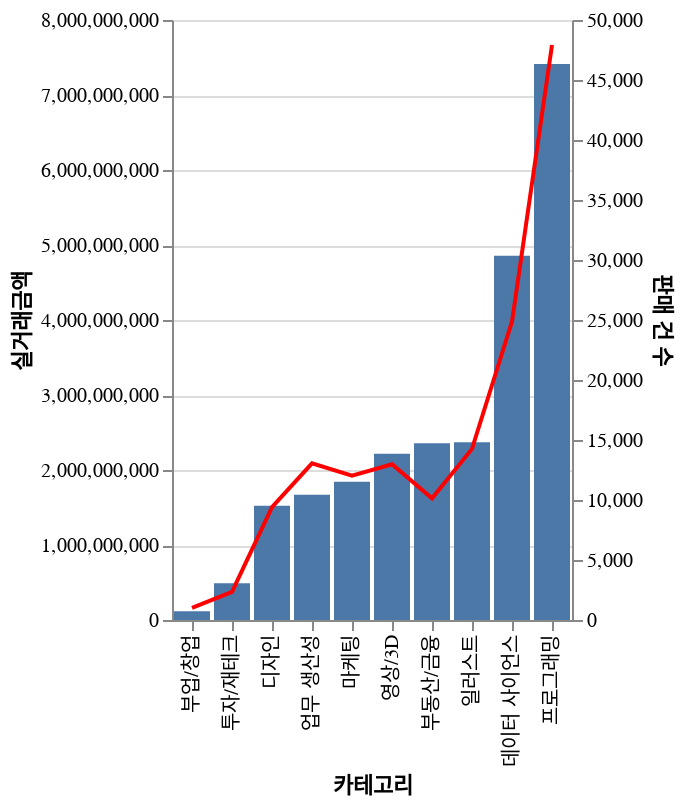

The code cell stored with this chart in its notebook:
### Code cell
# 총 판매된 강의의 카테고리와 실거래금액 분석해 보겠습니다.
sales_df = pd.DataFrame(paid_df.groupby('카테고리')['실거래금액'].sum())
sales_df['판매 건 수'] = paid_df.value_counts('카테고리')

sales_df = sales_df.reset_index()

sales_df = sales_df.sort_values('판매 건 수', ascending = False)
sales_data = sales_df  #.drop(8)

# bar chart
bar_chart = alt.Chart(sales_data).mark_bar().encode(x=alt.X('카테고리:N',sort=alt.EncodingSortField(field='실거래금액')),
                                                    y=alt.Y('실거래금액:Q', stack=None, title='실거래금액', axis=alt.Axis(title='실거래금액')),
                                                    )

# line chart
line_chart = alt.Chart(sales_data).mark_line(color='red').encode(x=alt.X('카테고리:N',sort=alt.EncodingSortField(field='실거래금액')),
                                                                 y=alt.Y('판매 건 수:Q', axis=alt.Axis(title='판매 건 수')),
                                                                 )

# combine charts
combined_chart = alt.layer(bar_chart, line_chart,).resolve_scale(y='independent')

combined_chart

### Figure 1 — Vega-Lite specification as saved in the notebook (floating-point values rounded to 4 significant figures)
{"config": {"view": {"continuousWidth": 300, "continuousHeight": 300}}, "layer": [{"mark": {"type": "bar"}, "encoding": {"x": {"field": "카테고리", "sort": {"field": "실거래금액"}, "type": "nominal"}, "y": {"axis": {"title": "실거래금액"}, "field": "실거래금액", "stack": null, "title": "실거래금액", "type": "quantitative"}}}, {"mark": {"type": "line", "color": "red"}, "encoding": {"x": {"field": "카테고리", "sort": {"field": "실거래금액"}, "type": "nominal"}, "y": {"axis": {"title": "판매 건 수"}, "field": "판매 건 수", "type": "quantitative"}}}], "data": {"name": "data-0cebbec2c17160c850a76822f1e182f7"}, "resolve": {"scale": {"y": "independent"}}, "$schema": "https://vega.github.io/schema/vega-lite/v5.8.0.json", "datasets": {"data-0cebbec2c17160c850a76822f1e182f7": [{"카테고리": "프로그래밍", "실거래금액": 7414108004, "판매 건 수": 47923}, {"카테고리": "데이터 사이언스", "실거래금액": 4856780590, "판매 건 수": 24867}, {"카테고리": "일러스트", "실거래금액": 2370890265, "판매 건 수": 14258}, {"카테고리": "업무 생산성", "실거래금액": 1668629905, "판매 건 수": 13052}, {"카테고리": "영상/3D", "실거래금액": 2216658500, "판매 건 수": 12981}, {"카테고리": "마케팅", "실거래금액": 1841750094, "판매 건 수": 12023}, {"카테고리": "부동산/금융", "실거래금액": 2357533300, "판매 건 수": 10143}, {"카테고리": "디자인", "실거래금액": 1523132870, "판매 건 수": 9396}, {"카테고리": "투자/재테크", "실거래금액": 488866750, "판매 건 수": 2348}, {"카테고리": "부업/창업", "실거래금액": 115288000, "판매 건 수": 1018}]}}
